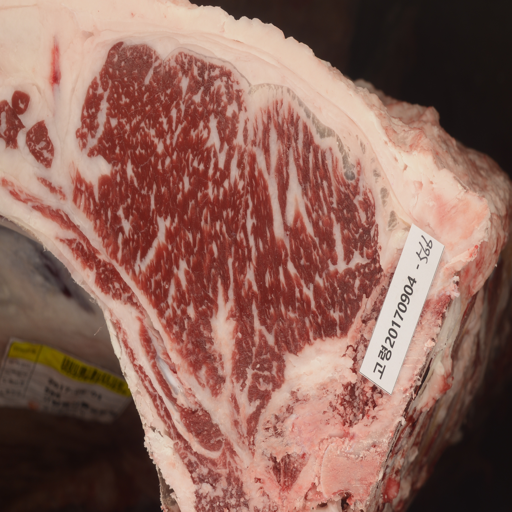
#> input picture week09/meat.png, 512 x 512 px
$ python otsu_method.py
#> lines starting #> are read from the running program, lines starting #| are printed output that depends on the picture; after the words box and inside, x2 and y2 are one past the last pixel; in counts of white or black regions, pixels touching at a corner belong together
import cv2
import numpy as np
import matplotlib.pyplot as plt
from typing import Optional


def get_histogram(img:np.ndarray, mask:Optional[np.ndarray]=None):
    """
    :param img: Histogram 을 계산할 이미지
    :param mask: Mask 가 있을 경우, "Mask 가 있는 곳에 대해서만" histogram 을 계산
    :return: Masking 여부에 따른 image 의 histogram
    """
    assert img.dtype == np.uint8, "이미지 타입이 uint8이 아닙니다."

    values = img.reshape(-1)

    if mask is not None:
        assert mask.dtype == np.bool_, "마스크 타입이 bool이 아닙니다."
        values = img[mask].reshape(-1)

    histogram = np.zeros((256,), dtype=np.float32)

    # TODO: <-- 이 부분에 코드가 한 줄 이상 들어갑니다! -->
    # 각 밝기 값의 빈도수 세기
    # 위에서 만든 values 값을 이용해 빈도 구하기
    for intensity in values:
        histogram[intensity] += 1

    return histogram


def find_threshold(img:np.ndarray, mask:Optional[np.ndarray]=None):
    """
    :param img: Threshold 를 계산할 이미지
    :param mask: Mask 가 있을 경우, "Mask 가 있는 곳에 대해서만" threshold 를 계산
    :return: Masking 여부에 따른 image 의 threshold
    """
    histogram = get_histogram(img, mask)

    intensities = np.arange(256) # 존재할 수 있는 밝기값 (0~255)
    probs = histogram / (np.sum(histogram) + 1e-8) # 각 밝기 값이 존재할 확률, 이론 자료의 "p"에 해당

    left_prob = 0   # Threshold 기준 왼쪽 범위의 밝기 값이 등장할 확률, 이론 자료의 "q1"에 해당
    left_mean = 0   # Threshold 기준 왼쪽 범위에 대한 평균, 이론 자료의 "m1"에 해당

    right_prob = 1  # Threshold 기준 오른쪽 범위의 밝기 값이 등장할 확률, 이론 자료의 "q2"에 해당
    right_mean = np.sum(intensities * probs) # Threshold 기준 오른쪽 범위에 대한 평균, 이론 자료의 "m2"에 해당

    between_class_variances = []

    for intensity in range(256):
        # TODO: <-- 이 부분에 코드가 한 줄 이상 들어갑니다! -->
        # Intensity 에 대해 between-class variance 계산
        # 실습 자료의 수식에 따라 moving average 를 적용
        # Divide-by-zero 에러를 피하기 위해 분모에 1e-8을 더해줄 것!

        # 반복하면서 한칸씩 이동
        p = probs[intensity]
        left_prob += p
        right_prob -= p

        if left_prob > 0:
            left_mean = (left_mean * (left_prob - p) + intensity * p) / (left_prob + 1e-8)
        if right_prob > 0:
            right_mean = (right_mean * (right_prob + p) - intensity * p) / (right_prob + 1e-8)
        # 위에서 누적한 값을 공식에 적용
        sigma_b = left_prob * right_prob * (left_mean - right_mean) ** 2
        between_class_variances.append(sigma_b)
    # 계산 결과에 따른 임계값 설정
    threshold = int(np.argmax(between_class_variances))

    return threshold

if __name__ == '__main__':
    meat = cv2.imread('../meat.png')
#> meat is the input picture: shape (512, 512, 3); mean B, G, R 90.6, 101.4, 141.9
    meat_gray = cv2.imread('../meat.png', cv2.IMREAD_GRAYSCALE)
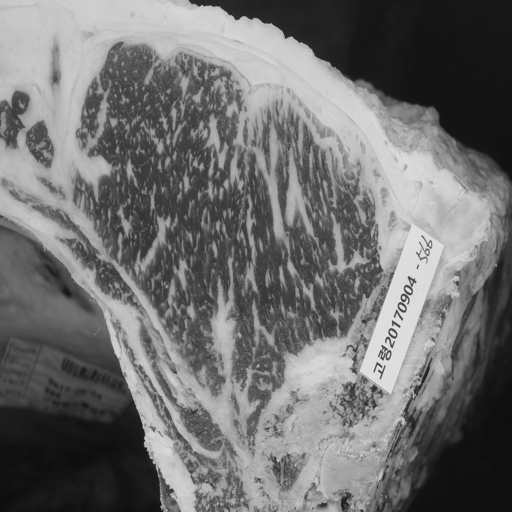
#> meat_gray: shape (512, 512); min 13, max 230, mean 111.8
    mask = cv2.imread('../mask.png', cv2.IMREAD_GRAYSCALE) > 0
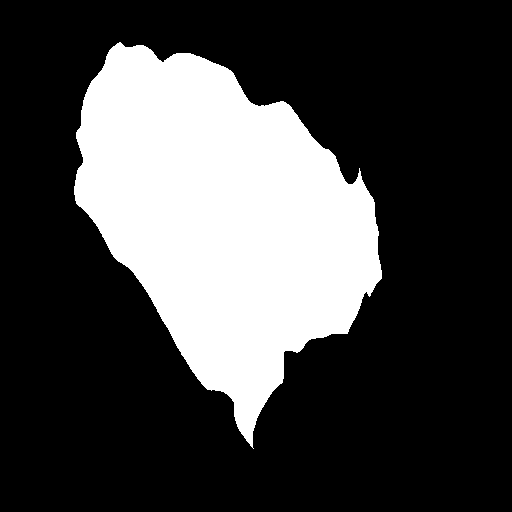
#> input picture week09/mask.png, 512 x 512 px
#> mask: shape (512, 512) bool; 27.2% white; 1 white region, box (x1, y1, x2, y2) and area: (74, 42, 382, 449) 71387

    pad = np.zeros_like(meat_gray)

    # Masking 을 적용했을 때의 threshold 찾기
    threshold_without_mask = find_threshold(meat_gray)
#> the loop in get_histogram, `for intensity in values:` made 262144 passes
#> intensity on passes 1 to 3: 200, 201, 199
#> after the loop in get_histogram, `for intensity in values:`: histogram = 256 values, max 5821 at index 19, min 0 at index 0, mean 1024
#> in find_threshold, `probs = histogram / (np.sum(histogram) + 1e-8) # 각 밝기 값이 존재할 확률, 이론 자료..`: probs = 256 values, max 0.0222 at index 19, min 0 at index 0, mean 0.00391
#> in find_threshold, `right_mean = np.sum(intensities * probs) # Threshold 기준 오른쪽 범위에 대한 평균,..`: right_mean = 111.8
#> the loop in find_threshold, `for intensity in range(256):` made 256 passes
#> (p, left_prob, right_prob, left_mean, right_mean, sigma_b) on passes 14 to 25: (0.000275, 0.000275, 1, 13, 111.8, 2.68), (0.00186, 0.00214, 0.998, 13.87, 112, 20.53), (0.0121, 0.0142, 0.986, 14.83, 113.2, 135.9), (0.012, 0.0262, 0.974, 15.36, 114.4, 250.2), (0.0107, 0.0369, 0.963, 15.84, 115.5, 353.3), (0.00946, 0.0464, 0.954, 16.28, 116.4, 444.1), (0.0222, 0.0686, 0.931, 17.16, 118.8, 659.9), (0.0214, 0.0901, 0.91, 17.84, 121.1, 873.8), (0.0157, 0.106, 0.894, 18.31, 122.9, 1033.7), (0.017, 0.123, 0.877, 18.82, 124.8, 1210.1), (0.0122, 0.135, 0.865, 19.2, 126.2, 1337.7), (0.00834, 0.143, 0.857, 19.47, 127.2, 1425.5)
#> (p, left_prob, right_prob, left_mean, right_mean) on passes 61 to 66: (0.00476, 0.233, 0.767, 27.66, 137.4), (0.00566, 0.239, 0.761, 28.45, 138), (0.0062, 0.245, 0.755, 29.3, 138.6), (0.00607, 0.251, 0.749, 30.11, 139.2), (0.00644, 0.258, 0.742, 30.96, 139.9), (0.00687, 0.265, 0.735, 31.84, 140.6)
#> after the loop in find_threshold, `for intensity in range(256):`: between_class_variances = 256 values, max 3139.7 at index 117, min 0 at index 0, mean 1743.4; left_mean = 111.8; left_prob = 1; right_mean = 128.8; right_prob = 0
#> in find_threshold, `threshold = int(np.argmax(between_class_variances))`: threshold = 117
#> threshold_without_mask = 117
    fat_without_mask = (meat_gray >= threshold_without_mask).astype(np.uint8) # Thresholdinig 적용
#> fat_without_mask: shape (512, 512); values 0 (black) and 1 (white), 45.5% white; 528 white regions (448 under 20 px), largest, box (x1, y1, x2, y2) and area: (0, 0, 506, 512) 108666, (285, 137, 321, 255) 1145, (328, 212, 372, 277) 755
    fat_without_mask_3ch = np.stack([pad, fat_without_mask*255, pad], axis=-1)
    no_mask_result = cv2.addWeighted(meat, 1, fat_without_mask_3ch.astype(np.uint8), 0.5, 0)
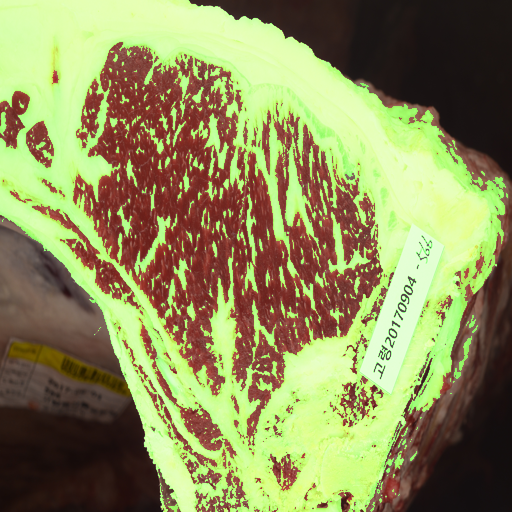
#> no_mask_result: shape (512, 512, 3); mean B, G, R 90.6, 142.1, 141.9
    fat_ratio_no_mask = np.round(np.sum(fat_without_mask * mask) / np.sum(mask), decimals=4)
#> fat_ratio_no_mask = 0.292

    # Masking 을 적용하지 않았을 때의 threshold 찾기
    threshold_with_mask = find_threshold(meat_gray, mask)
#> the loop in get_histogram (call 2), `for intensity in values:` made 71387 passes
#> intensity on passes 1 to 3: 107, 97, 101
    fat_with_mask = (meat_gray >= threshold_with_mask).astype(np.uint8) # Thresholdinig 적용
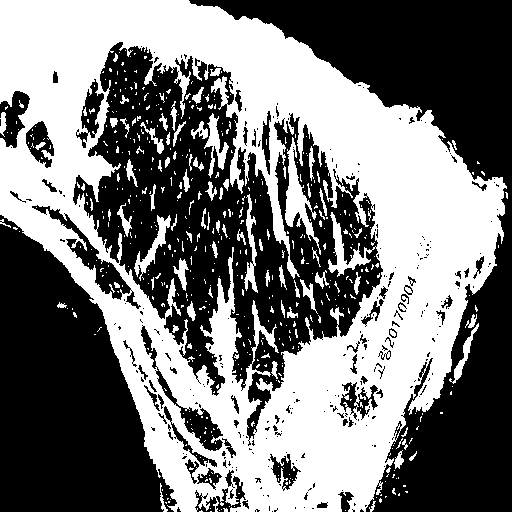
#> fat_with_mask: shape (512, 512); values 0 (black) and 1 (white), 46.8% white; 538 white regions (454 under 20 px), largest, box (x1, y1, x2, y2) and area: (0, 0, 507, 512) 112911, (285, 137, 321, 255) 1243, (134, 215, 171, 281) 596
    fat_with_mask_3ch = np.stack([pad, fat_with_mask*255, pad], axis=-1)
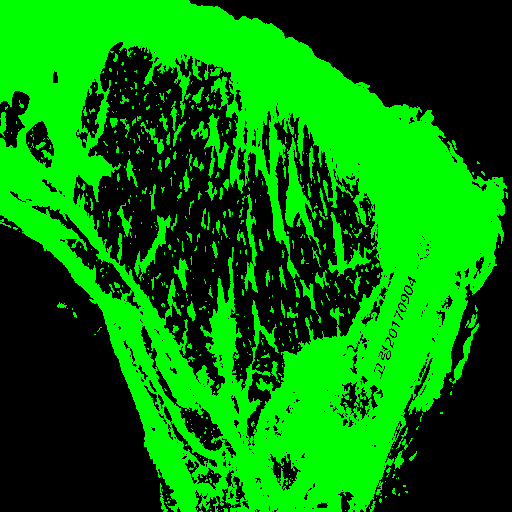
#> fat_with_mask_3ch: shape (512, 512, 3); mean of channels 0, 1, 2 0, 119.4, 0; drawn as B, G, R
    mask_result = cv2.addWeighted(meat, 1, fat_with_mask_3ch.astype(np.uint8), 0.5, 0)
    fat_ratio_mask = np.round(np.sum(fat_with_mask * mask) / np.sum(mask), decimals=4)

    # Visualization
    print(f"[Fat ratio]")
    print(f"No masking : {fat_ratio_no_mask}")
#| No masking : 0.2917
    print(f"Masking    : {fat_ratio_mask}")
#| Masking    : 0.3143

    plt.figure(figsize=(10, 7))
    plt.subplot(2, 3, 1)
    plt.imshow(meat[..., ::-1])
    plt.title("[Input]")
    plt.axis("off")

    plt.subplot(2, 3, 2)
    plt.imshow(fat_without_mask, cmap="gray")
    plt.title("[Segmentation] No masking")
    plt.axis("off")

    plt.subplot(2, 3, 3)
    plt.imshow(no_mask_result[..., ::-1])
    plt.title("[Result] No masking")
    plt.axis("off")

    plt.subplot(2, 3, 4)
    plt.imshow(meat[..., ::-1])
    plt.title("[Input]")
    plt.axis("off")

    plt.subplot(2, 3, 5)
    plt.imshow(fat_with_mask * mask, cmap="gray")
    plt.title("[Segmentation] Masking")
    plt.axis("off")

    plt.subplot(2, 3, 6)
    plt.imshow(mask_result[..., ::-1] * mask[..., None])
    plt.title("[Result] Masking")
    plt.axis("off")
    plt.show()
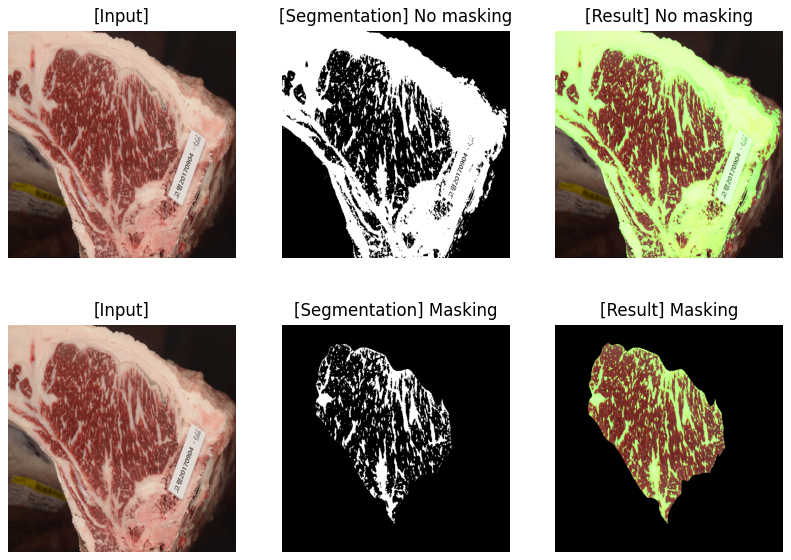
#> figure drawn by matplotlib, 6 panels

    plt.figure(figsize=(10, 7))
    plt.subplot(2, 3, 1)
    plt.imshow(meat[100:160, 135:190, ::-1])
    plt.title("[Input]")
    plt.axis("off")

    plt.subplot(2, 3, 2)
    plt.title("[Result] No masking")
    plt.imshow(no_mask_result[100:160, 135:190, ::-1])
    plt.axis("off")

    plt.subplot(2, 3, 3)
    plt.title("[Result] Masking")
    plt.imshow(mask_result[100:160, 135:190, ::-1])
    plt.axis("off")

    plt.subplot(2, 3, 4)
    plt.title("[Input]")
    plt.imshow(meat[213:275, 130:170, ::-1])
    plt.axis("off")

    plt.subplot(2, 3, 5)
    plt.title("[Result] No masking")
    plt.imshow(no_mask_result[213:275, 130:170, ::-1])
    plt.axis("off")

    plt.subplot(2, 3, 6)
    plt.title("[Result] Masking")
    plt.imshow(mask_result[213:275, 130:170, ::-1])
    plt.axis("off")

    plt.show()
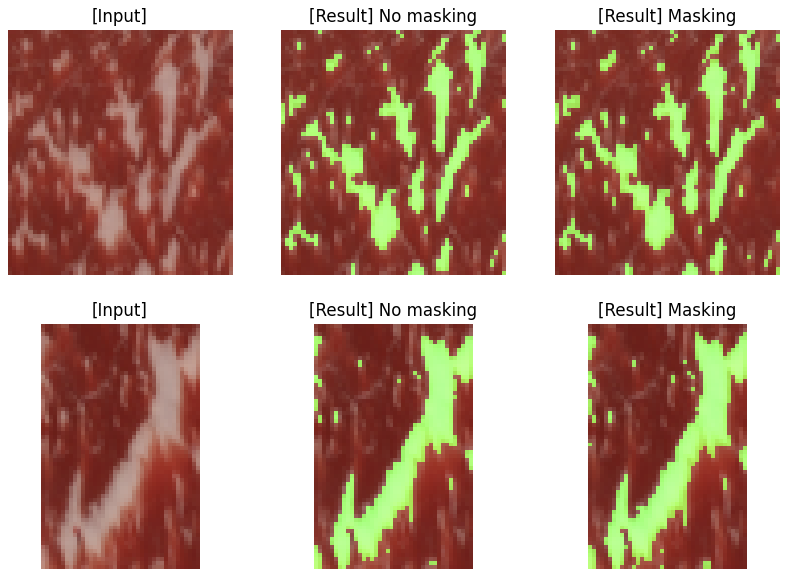
#> figure drawn by matplotlib, 6 panels
